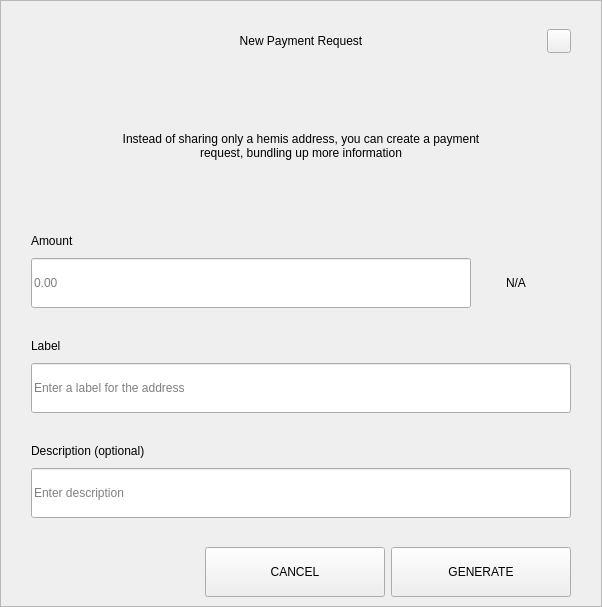
<?xml version="1.0" encoding="UTF-8"?>
<ui version="4.0">
 <class>RequestDialog</class>
 <widget class="QDialog" name="RequestDialog">
  <property name="geometry">
   <rect>
    <x>0</x>
    <y>0</y>
    <width>602</width>
    <height>607</height>
   </rect>
  </property>
  <property name="windowTitle">
   <string notr="true">N/A</string>
  </property>
  <layout class="QVBoxLayout" name="verticalLayout_5">
   <property name="spacing">
    <number>0</number>
   </property>
   <property name="leftMargin">
    <number>0</number>
   </property>
   <property name="topMargin">
    <number>0</number>
   </property>
   <property name="rightMargin">
    <number>0</number>
   </property>
   <property name="bottomMargin">
    <number>0</number>
   </property>
   <item>
    <widget class="QFrame" name="frame">
     <property name="styleSheet">
      <string notr="true"/>
     </property>
     <property name="frameShape">
      <enum>QFrame::StyledPanel</enum>
     </property>
     <property name="frameShadow">
      <enum>QFrame::Raised</enum>
     </property>
     <layout class="QVBoxLayout" name="verticalLayout_4" stretch="1,0,0">
      <property name="spacing">
       <number>0</number>
      </property>
      <property name="leftMargin">
       <number>30</number>
      </property>
      <property name="topMargin">
       <number>20</number>
      </property>
      <property name="rightMargin">
       <number>30</number>
      </property>
      <property name="bottomMargin">
       <number>0</number>
      </property>
      <item>
       <layout class="QHBoxLayout" name="horizontalLayout_3">
        <property name="spacing">
         <number>0</number>
        </property>
        <item>
         <spacer name="horizontalSpacer_21">
          <property name="orientation">
           <enum>Qt::Horizontal</enum>
          </property>
          <property name="sizeHint" stdset="0">
           <size>
            <width>40</width>
            <height>20</height>
           </size>
          </property>
         </spacer>
        </item>
        <item>
         <widget class="QLabel" name="labelTitle">
          <property name="minimumSize">
           <size>
            <width>0</width>
            <height>40</height>
           </size>
          </property>
          <property name="maximumSize">
           <size>
            <width>16777215</width>
            <height>40</height>
           </size>
          </property>
          <property name="styleSheet">
           <string notr="true">padding-left:24px;</string>
          </property>
          <property name="text">
           <string>New Payment Request</string>
          </property>
          <property name="alignment">
           <set>Qt::AlignCenter</set>
          </property>
          <property name="margin">
           <number>7</number>
          </property>
         </widget>
        </item>
        <item>
         <spacer name="horizontalSpacer">
          <property name="orientation">
           <enum>Qt::Horizontal</enum>
          </property>
          <property name="sizeHint" stdset="0">
           <size>
            <width>40</width>
            <height>20</height>
           </size>
          </property>
         </spacer>
        </item>
        <item>
         <widget class="QPushButton" name="btnEsc">
          <property name="minimumSize">
           <size>
            <width>24</width>
            <height>24</height>
           </size>
          </property>
          <property name="maximumSize">
           <size>
            <width>24</width>
            <height>24</height>
           </size>
          </property>
          <property name="focusPolicy">
           <enum>Qt::NoFocus</enum>
          </property>
          <property name="text">
           <string/>
          </property>
         </widget>
        </item>
       </layout>
      </item>
      <item>
       <widget class="QStackedWidget" name="stack">
        <property name="minimumSize">
         <size>
          <width>540</width>
          <height>0</height>
         </size>
        </property>
        <property name="maximumSize">
         <size>
          <width>540</width>
          <height>16777215</height>
         </size>
        </property>
        <property name="currentIndex">
         <number>0</number>
        </property>
        <widget class="QWidget" name="page_1">
         <property name="minimumSize">
          <size>
           <width>540</width>
           <height>0</height>
          </size>
         </property>
         <property name="maximumSize">
          <size>
           <width>540</width>
           <height>16777215</height>
          </size>
         </property>
         <layout class="QVBoxLayout" name="layout1">
          <property name="spacing">
           <number>0</number>
          </property>
          <property name="leftMargin">
           <number>0</number>
          </property>
          <property name="topMargin">
           <number>0</number>
          </property>
          <property name="rightMargin">
           <number>0</number>
          </property>
          <property name="bottomMargin">
           <number>0</number>
          </property>
          <item>
           <spacer name="verticalSpacer_21">
            <property name="orientation">
             <enum>Qt::Vertical</enum>
            </property>
            <property name="sizeType">
             <enum>QSizePolicy::Fixed</enum>
            </property>
            <property name="sizeHint" stdset="0">
             <size>
              <width>20</width>
              <height>30</height>
             </size>
            </property>
           </spacer>
          </item>
          <item alignment="Qt::AlignHCenter">
           <widget class="QLabel" name="labelMessage">
            <property name="minimumSize">
             <size>
              <width>400</width>
              <height>50</height>
             </size>
            </property>
            <property name="text">
             <string>Instead of sharing only a hemis address, you can create a payment request, bundling up more information</string>
            </property>
            <property name="alignment">
             <set>Qt::AlignCenter</set>
            </property>
            <property name="wordWrap">
             <bool>true</bool>
            </property>
           </widget>
          </item>
          <item alignment="Qt::AlignBottom">
           <widget class="QWidget" name="containerAmount" native="true">
            <layout class="QVBoxLayout" name="verticalLayout">
             <property name="spacing">
              <number>9</number>
             </property>
             <property name="leftMargin">
              <number>0</number>
             </property>
             <property name="topMargin">
              <number>0</number>
             </property>
             <property name="rightMargin">
              <number>0</number>
             </property>
             <property name="bottomMargin">
              <number>0</number>
             </property>
             <item>
              <widget class="QLabel" name="labelSubtitleAmount">
               <property name="minimumSize">
                <size>
                 <width>350</width>
                 <height>16</height>
                </size>
               </property>
               <property name="maximumSize">
                <size>
                 <width>16777215</width>
                 <height>16</height>
                </size>
               </property>
               <property name="text">
                <string>Amount</string>
               </property>
              </widget>
             </item>
             <item alignment="Qt::AlignTop">
              <widget class="QWidget" name="layoutAmount" native="true">
               <layout class="QHBoxLayout" name="horizontalLayout" stretch="2,0">
                <property name="spacing">
                 <number>0</number>
                </property>
                <property name="leftMargin">
                 <number>0</number>
                </property>
                <property name="topMargin">
                 <number>0</number>
                </property>
                <property name="rightMargin">
                 <number>0</number>
                </property>
                <property name="bottomMargin">
                 <number>0</number>
                </property>
                <item>
                 <widget class="QLineEdit" name="lineEditAmount">
                  <property name="minimumSize">
                   <size>
                    <width>0</width>
                    <height>50</height>
                   </size>
                  </property>
                  <property name="maximumSize">
                   <size>
                    <width>16777215</width>
                    <height>50</height>
                   </size>
                  </property>
                  <property name="placeholderText">
                   <string notr="true">0.00</string>
                  </property>
                 </widget>
                </item>
                <item>
                 <widget class="QWidget" name="comboContainer" native="true">
                  <property name="minimumSize">
                   <size>
                    <width>100</width>
                    <height>50</height>
                   </size>
                  </property>
                  <property name="maximumSize">
                   <size>
                    <width>16777215</width>
                    <height>50</height>
                   </size>
                  </property>
                  <layout class="QHBoxLayout" name="horizontalLayout_31">
                   <property name="spacing">
                    <number>0</number>
                   </property>
                   <property name="leftMargin">
                    <number>0</number>
                   </property>
                   <property name="topMargin">
                    <number>0</number>
                   </property>
                   <property name="rightMargin">
                    <number>10</number>
                   </property>
                   <property name="bottomMargin">
                    <number>0</number>
                   </property>
                   <item>
                    <widget class="QLabel" name="comboBoxCoin">
                     <property name="text">
                      <string notr="true">N/A</string>
                     </property>
                     <property name="alignment">
                      <set>Qt::AlignCenter</set>
                     </property>
                    </widget>
                   </item>
                  </layout>
                 </widget>
                </item>
               </layout>
              </widget>
             </item>
            </layout>
           </widget>
          </item>
          <item>
           <spacer name="verticalSpacer_31">
            <property name="orientation">
             <enum>Qt::Vertical</enum>
            </property>
            <property name="sizeType">
             <enum>QSizePolicy::Fixed</enum>
            </property>
            <property name="sizeHint" stdset="0">
             <size>
              <width>20</width>
              <height>30</height>
             </size>
            </property>
           </spacer>
          </item>
          <item>
           <layout class="QVBoxLayout" name="verticalLayoutLabel">
            <property name="spacing">
             <number>9</number>
            </property>
            <item>
             <widget class="QLabel" name="labelSubtitleLabel">
              <property name="minimumSize">
               <size>
                <width>0</width>
                <height>16</height>
               </size>
              </property>
              <property name="maximumSize">
               <size>
                <width>16777215</width>
                <height>16</height>
               </size>
              </property>
              <property name="text">
               <string>Label</string>
              </property>
             </widget>
            </item>
            <item>
             <widget class="QLineEdit" name="lineEditLabel">
              <property name="minimumSize">
               <size>
                <width>0</width>
                <height>50</height>
               </size>
              </property>
              <property name="maximumSize">
               <size>
                <width>16777215</width>
                <height>50</height>
               </size>
              </property>
              <property name="placeholderText">
               <string>Enter a label for the address</string>
              </property>
             </widget>
            </item>
           </layout>
          </item>
          <item>
           <spacer name="verticalSpacer_34">
            <property name="orientation">
             <enum>Qt::Vertical</enum>
            </property>
            <property name="sizeType">
             <enum>QSizePolicy::Fixed</enum>
            </property>
            <property name="sizeHint" stdset="0">
             <size>
              <width>20</width>
              <height>30</height>
             </size>
            </property>
           </spacer>
          </item>
          <item>
           <layout class="QVBoxLayout" name="verticalLayoutDescription">
            <property name="spacing">
             <number>9</number>
            </property>
            <item>
             <widget class="QLabel" name="labelSubtitleDescription">
              <property name="minimumSize">
               <size>
                <width>0</width>
                <height>16</height>
               </size>
              </property>
              <property name="maximumSize">
               <size>
                <width>16777215</width>
                <height>16</height>
               </size>
              </property>
              <property name="text">
               <string>Description (optional)</string>
              </property>
             </widget>
            </item>
            <item>
             <widget class="QLineEdit" name="lineEditDescription">
              <property name="minimumSize">
               <size>
                <width>0</width>
                <height>50</height>
               </size>
              </property>
              <property name="maximumSize">
               <size>
                <width>16777215</width>
                <height>50</height>
               </size>
              </property>
              <property name="placeholderText">
               <string>Enter description</string>
              </property>
             </widget>
            </item>
            <item>
             <spacer name="verticalSpacer_4">
              <property name="orientation">
               <enum>Qt::Vertical</enum>
              </property>
              <property name="sizeType">
               <enum>QSizePolicy::Fixed</enum>
              </property>
              <property name="sizeHint" stdset="0">
               <size>
                <width>20</width>
                <height>20</height>
               </size>
              </property>
             </spacer>
            </item>
           </layout>
          </item>
         </layout>
        </widget>
        <widget class="QWidget" name="page_2">
         <layout class="QVBoxLayout" name="layout2">
          <item>
           <spacer name="verticalSpacer_5">
            <property name="orientation">
             <enum>Qt::Vertical</enum>
            </property>
            <property name="sizeType">
             <enum>QSizePolicy::Fixed</enum>
            </property>
            <property name="sizeHint" stdset="0">
             <size>
              <width>20</width>
              <height>50</height>
             </size>
            </property>
           </spacer>
          </item>
          <item alignment="Qt::AlignHCenter">
           <widget class="QLabel" name="labelQrImg">
            <property name="minimumSize">
             <size>
              <width>260</width>
              <height>260</height>
             </size>
            </property>
            <property name="maximumSize">
             <size>
              <width>260</width>
              <height>260</height>
             </size>
            </property>
            <property name="text">
             <string/>
            </property>
            <property name="alignment">
             <set>Qt::AlignCenter</set>
            </property>
           </widget>
          </item>
          <item>
           <spacer name="verticalSpacer_2">
            <property name="orientation">
             <enum>Qt::Vertical</enum>
            </property>
            <property name="sizeType">
             <enum>QSizePolicy::Fixed</enum>
            </property>
            <property name="sizeHint" stdset="0">
             <size>
              <width>20</width>
              <height>30</height>
             </size>
            </property>
           </spacer>
          </item>
          <item alignment="Qt::AlignHCenter">
           <widget class="QLabel" name="labelAddress">
            <property name="text">
             <string notr="true">N/A </string>
            </property>
           </widget>
          </item>
          <item>
           <spacer name="verticalSpacer_32">
            <property name="orientation">
             <enum>Qt::Vertical</enum>
            </property>
            <property name="sizeType">
             <enum>QSizePolicy::Expanding</enum>
            </property>
            <property name="sizeHint" stdset="0">
             <size>
              <width>20</width>
              <height>20</height>
             </size>
            </property>
           </spacer>
          </item>
          <item>
           <layout class="QHBoxLayout" name="horizontal">
            <property name="leftMargin">
             <number>20</number>
            </property>
            <property name="rightMargin">
             <number>20</number>
            </property>
            <property name="bottomMargin">
             <number>20</number>
            </property>
            <item>
             <spacer name="horizontalSpacer_4">
              <property name="orientation">
               <enum>Qt::Horizontal</enum>
              </property>
              <property name="sizeHint" stdset="0">
               <size>
                <width>40</width>
                <height>20</height>
               </size>
              </property>
             </spacer>
            </item>
            <item>
             <widget class="QPushButton" name="btnCopyAddress">
              <property name="minimumSize">
               <size>
                <width>180</width>
                <height>50</height>
               </size>
              </property>
              <property name="text">
               <string>COPY ADDRESS</string>
              </property>
             </widget>
            </item>
            <item>
             <widget class="QPushButton" name="btnCopyUrl">
              <property name="minimumSize">
               <size>
                <width>180</width>
                <height>50</height>
               </size>
              </property>
              <property name="text">
               <string>COPY URL</string>
              </property>
             </widget>
            </item>
            <item>
             <spacer name="horizontalSpacer_2">
              <property name="orientation">
               <enum>Qt::Horizontal</enum>
              </property>
              <property name="sizeHint" stdset="0">
               <size>
                <width>40</width>
                <height>20</height>
               </size>
              </property>
             </spacer>
            </item>
           </layout>
          </item>
         </layout>
        </widget>
       </widget>
      </item>
      <item>
       <widget class="QWidget" name="buttonsStack" native="true">
        <layout class="QHBoxLayout" name="horizontalLayout_5">
         <property name="leftMargin">
          <number>20</number>
         </property>
         <property name="rightMargin">
          <number>0</number>
         </property>
         <item>
          <spacer name="horizontalSpacer_41">
           <property name="orientation">
            <enum>Qt::Horizontal</enum>
           </property>
           <property name="sizeHint" stdset="0">
            <size>
             <width>40</width>
             <height>20</height>
            </size>
           </property>
          </spacer>
         </item>
         <item>
          <widget class="QPushButton" name="btnCancel">
           <property name="minimumSize">
            <size>
             <width>180</width>
             <height>50</height>
            </size>
           </property>
           <property name="focusPolicy">
            <enum>Qt::NoFocus</enum>
           </property>
           <property name="text">
            <string>CANCEL</string>
           </property>
          </widget>
         </item>
         <item>
          <widget class="QPushButton" name="btnSave">
           <property name="minimumSize">
            <size>
             <width>180</width>
             <height>50</height>
            </size>
           </property>
           <property name="focusPolicy">
            <enum>Qt::NoFocus</enum>
           </property>
           <property name="text">
            <string>GENERATE</string>
           </property>
          </widget>
         </item>
        </layout>
       </widget>
      </item>
     </layout>
    </widget>
   </item>
  </layout>
 </widget>
 <resources/>
 <connections/>
</ui>
